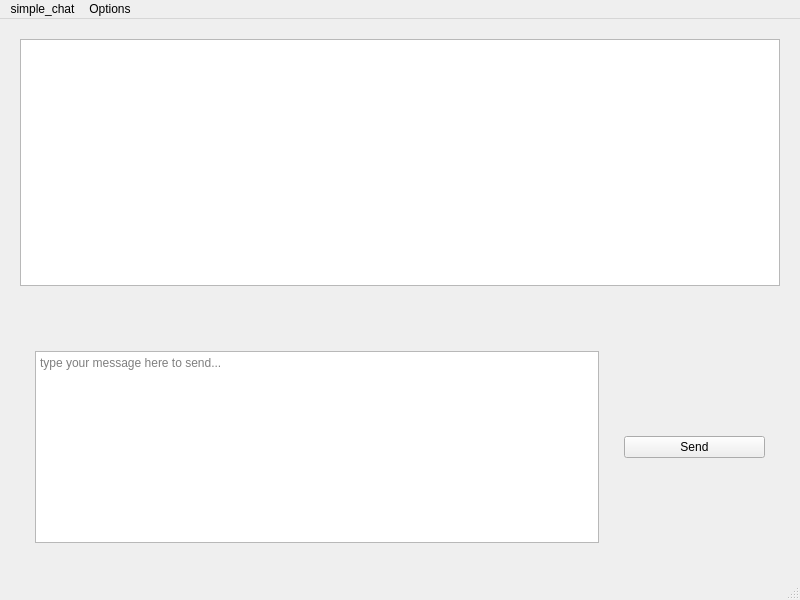
<?xml version="1.0" encoding="UTF-8"?>
<ui version="4.0">
 <class>chatSession</class>
 <widget class="QMainWindow" name="chatSession">
  <property name="geometry">
   <rect>
    <x>0</x>
    <y>0</y>
    <width>800</width>
    <height>600</height>
   </rect>
  </property>
  <property name="windowTitle">
   <string>chatSession</string>
  </property>
  <widget class="QWidget" name="centralwidget">
   <layout class="QGridLayout" name="gridLayout">
    <property name="leftMargin">
     <number>20</number>
    </property>
    <property name="topMargin">
     <number>20</number>
    </property>
    <property name="rightMargin">
     <number>20</number>
    </property>
    <property name="bottomMargin">
     <number>20</number>
    </property>
    <property name="spacing">
     <number>50</number>
    </property>
    <item row="1" column="0">
     <layout class="QHBoxLayout" name="horizontalLayout" stretch="8,2">
      <property name="spacing">
       <number>25</number>
      </property>
      <property name="leftMargin">
       <number>15</number>
      </property>
      <property name="topMargin">
       <number>15</number>
      </property>
      <property name="rightMargin">
       <number>15</number>
      </property>
      <property name="bottomMargin">
       <number>15</number>
      </property>
      <item>
       <widget class="QTextEdit" name="send_txt">
        <property name="sizePolicy">
         <sizepolicy hsizetype="Expanding" vsizetype="Fixed">
          <horstretch>0</horstretch>
          <verstretch>2</verstretch>
         </sizepolicy>
        </property>
        <property name="placeholderText">
         <string>type your message here to send...</string>
        </property>
       </widget>
      </item>
      <item>
       <widget class="QPushButton" name="sendButton">
        <property name="text">
         <string>Send</string>
        </property>
       </widget>
      </item>
     </layout>
    </item>
    <item row="0" column="0">
     <widget class="QTextEdit" name="msg_thread_txt">
      <property name="styleSheet">
       <string notr="true"/>
      </property>
      <property name="readOnly">
       <bool>true</bool>
      </property>
     </widget>
    </item>
   </layout>
  </widget>
  <widget class="QMenuBar" name="menubar">
   <property name="geometry">
    <rect>
     <x>0</x>
     <y>0</y>
     <width>800</width>
     <height>37</height>
    </rect>
   </property>
   <widget class="QMenu" name="menusimple_chat">
    <property name="title">
     <string>simple_chat</string>
    </property>
   </widget>
   <widget class="QMenu" name="menuOptions">
    <property name="title">
     <string>Options</string>
    </property>
    <addaction name="actionConnect_to_server"/>
   </widget>
   <addaction name="menusimple_chat"/>
   <addaction name="menuOptions"/>
  </widget>
  <widget class="QStatusBar" name="statusbar"/>
  <action name="actionConnect_to_server">
   <property name="text">
    <string>Connect to server</string>
   </property>
  </action>
 </widget>
 <resources/>
 <connections/>
</ui>
